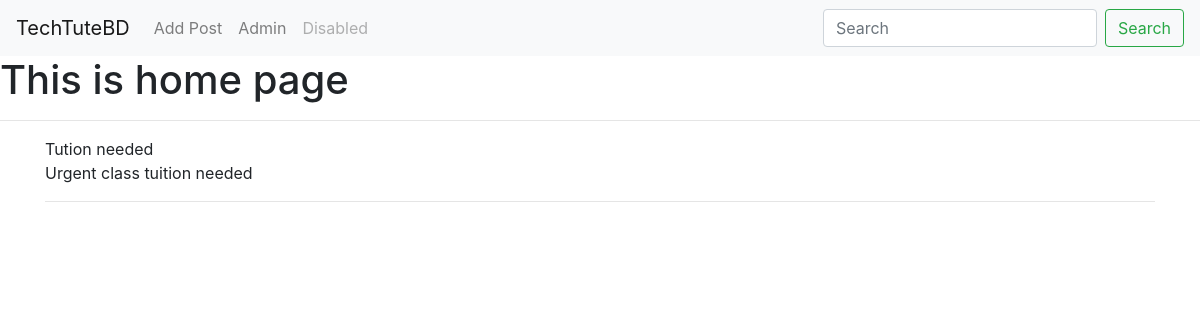
The page /list/ on the database as committed earlier.
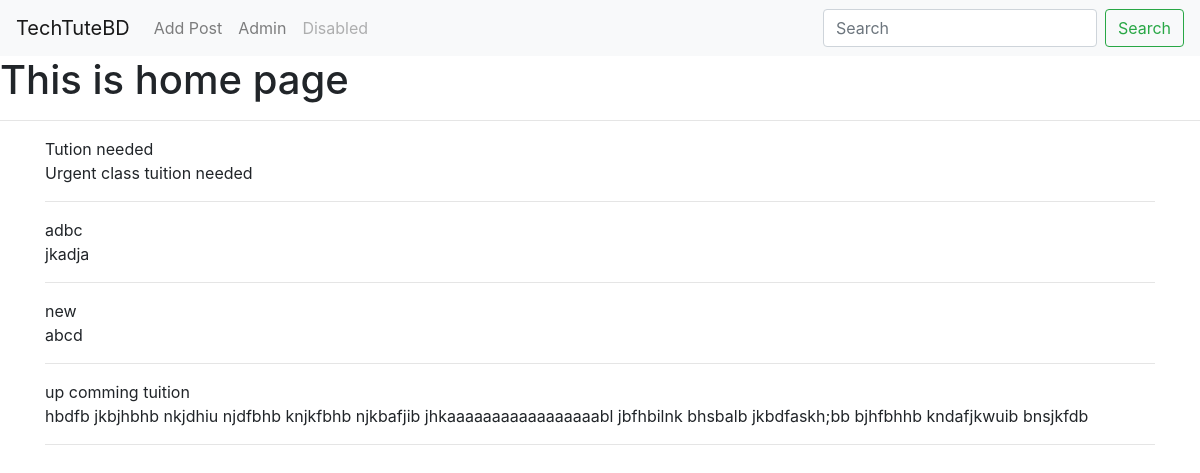
The same page on the database as committed later.
### app/models.py (models this page shows, shortened)
class Post(models.Model):
    year_in_scholl_choice =( ('TWELVE','12'), ('ELEVEN','11'),
                             ('TEN' , '10'),
                             ('NINE' ,'9'),
                             ('EIGHT' , '8'),
                             ('SEVEN' , '7'),
                             ('SIX' , '6'),
                             ('FIVE' , '5'),
                             ('FOUR','4'),
                             ('THREE', '3'),
                             ('TWO','2'),
                             ('ONE', '1'))
    medium_choice = (('English','English'),
                     ('Bangla','Bangla'))
    title = models.CharField(max_length=255)
    content = models.TextField()
    class_school = models.CharField(max_length=15,choices=year_in_scholl_choice,default='ONE')
    medium = models.CharField(max_length=50,choices=medium_choice,default='Bangla')
    salary = models.DecimalField(max_digits=7,decimal_places=2)
    location = models.CharField(max_length=250,default='Dhaka')
    available = models.BooleanField(default=True)
    created = models.DateTimeField(auto_now_add=True)

### app/views.py (the view)
# urls.py: path('list/',PostList.as_view(),name = 'list'),
class PostList(ListView):
    model = Post
    template_name = 'tuition/list.html'

### app/templates/tuition/list.html
{% extends 'tuition/base.html' %}
{% block content %}
<h1>This is home page</h1>
    <hr>
    <div class="container">
    {% for object in object_list %}
     {{ object.title }}<br>
        {{ object.content }}<hr>
    {% endfor %}
    </div>
{% endblock %}

### app/templates/tuition/base.html (shortened to what this page needs)
<!doctype html>
<html lang="en">
  <head>
    <link rel="stylesheet" href="https://cdn.jsdelivr.net/npm/bootstrap@4.5.3/dist/css/bootstrap.min.css">
  </head>
  <body>
<nav class="navbar navbar-expand-lg navbar-light bg-light">
  <a class="navbar-brand" href="{% url 'home' %} ">TechTuteBD</a>
  <div class="collapse navbar-collapse" id="navbarSupportedContent">
    <ul class="navbar-nav mr-auto">
      <li class="nav-item">
        <a class="nav-link" href="{% url 'create' %}">Add Post</a>
      </li>
        <li class="nav-item">
        <a class="nav-link" href="admin/">Admin</a>
      </li>
      <li class="nav-item">
        <a class="nav-link disabled" href="#" tabindex="-1" aria-disabled="true">Disabled</a>
      </li>
    </ul>
    <form class="form-inline my-2 my-lg-0">
      <input class="form-control mr-sm-2" type="search" placeholder="Search" aria-label="Search">
      <button class="btn btn-outline-success my-2 my-sm-0" type="submit">Search</button>
    </form>
  </div>
</nav>
{% block content %}
{% endblock %}
  </body>
</html>

Rows that differ between the two databases and show on the page:
added Post: title "adbc", content "jkadja"
added Post: title "new", content "abcd"
added Post: title "up comming tuition", content "hbdfb jkbjhbhb nkjdhiu njdfbhb knjkfbhb njkbafjib jhkaaaaaaaaaaaaaaaaabl jbfhbilnk bhsbalb jkbdfaskh;bb bjhfbhhb kndafjkwuib bnsjkfdb"
